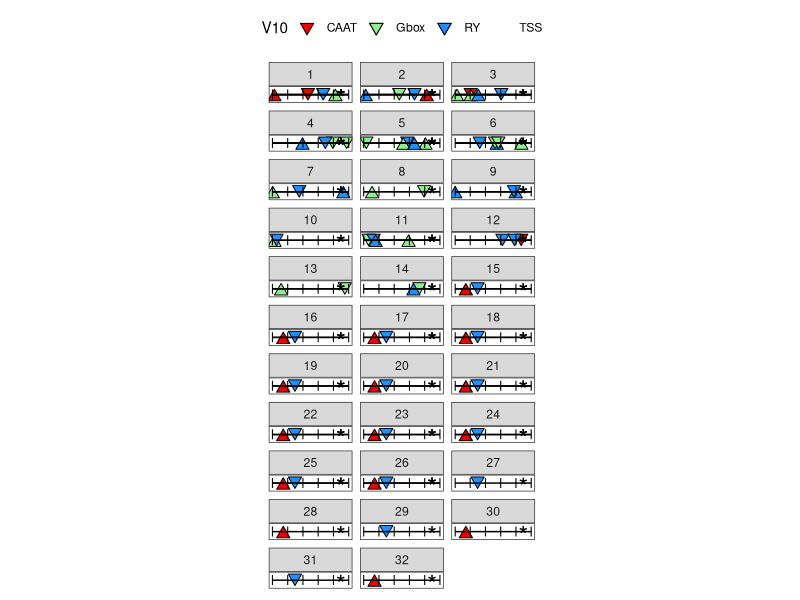

Recreate this plot in R. (Note: this script raises an error after producing the figure.)
library(tidyverse)
options(stringsAsFactors = F)

## Organizing the table
table <- read.table('test1.bed.txt', header = F, sep = "\t")
table$V8 <- table$V8 - table$V2
table$V9 <- table$V9 - table$V2

names(table)[4] <- "Genes"

table$motif.start[table$V6 == "+"] <- table[table$V6 == "+", 8]
table$motif.stop[table$V6 == "+"] <- table[table$V6 == "+", 9]
table$motif.start[table$V6 == "-"] <- (table[table$V6 == "-", 3]-table[table$V6 == "-", 2]) - table[table$V6 == "-", 9]
table$motif.stop[table$V6 == "-"] <- (table[table$V6 == "-", 3]-table[table$V6 == "-", 2]) - table[table$V6 == "-", 8]

table$motif.middle <- table$motif.start + as.numeric((table$motif.stop-table$motif.start)/2)

head(table)
point <- data.frame(c(1,100,200,300,400,500))
names(point) <- "X"
 
ggplot(data = table) + 
  geom_point(data = subset(table, (V6 == "+") & (V12 == "+")), aes(x=motif.middle, y= 0.15, fill = V10), shape = 25, size = 3) + 
  geom_point(data = subset(table, (V6 == "+") & (V12 == "-")), aes(x=motif.middle, y= -0.15, fill = V10), shape = 24, size = 3, show.legend = FALSE) + 
  geom_point(data = subset(table, (V6 == "-") & (V12 == "+")), aes(x=motif.middle, y= -0.15, fill = V10), shape = 24, size = 3, show.legend = FALSE) +
  geom_point(data = subset(table, (V6 == "-") & (V12 == "-")), aes(x=motif.middle, y= 0.15, fill = V10), shape = 25, size = 3) +
  geom_point(aes(x=450,y=0.1, fill = "TSS", shape = "TSS"),shape = 42, size = 6, show.legend = F) +
  geom_point(data = point, aes(x= X, y =0.01), fill= "grey20", shape = 108, size = 3) +
  xlim(1,500) + 
  ylim(-0.5,0.5) +
  theme_bw() +
  coord_fixed(ratio = 100) +
  facet_wrap("Genes", ncol= 3) +
  geom_segment(aes(x=1,xend=500,y=0,yend=0)) +
  scale_fill_manual(values=c("red2","lightgreen","dodgerblue","grey20")) +
  scale_shape_manual(values=c(25,25,25,42)) +
  theme(legend.position = "top", axis.title.y=element_blank(), axis.title.x = element_blank(), axis.text.y=element_blank(),axis.ticks.y=element_blank(),axis.text.x=element_blank(),axis.ticks.x=element_blank(), panel.grid.major = element_blank(), panel.grid.minor = element_blank()) + 
  ggsave("Test.jpeg", width = 10, height = 10)


dev.off()
